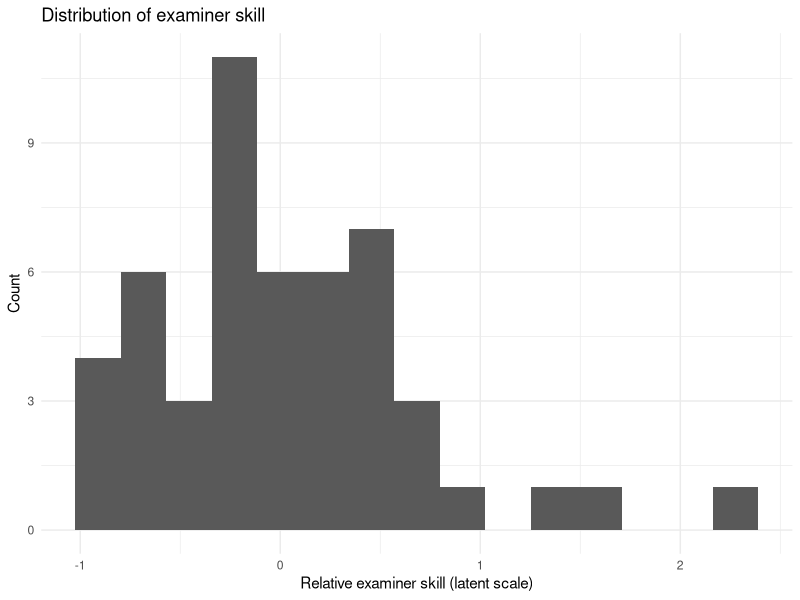
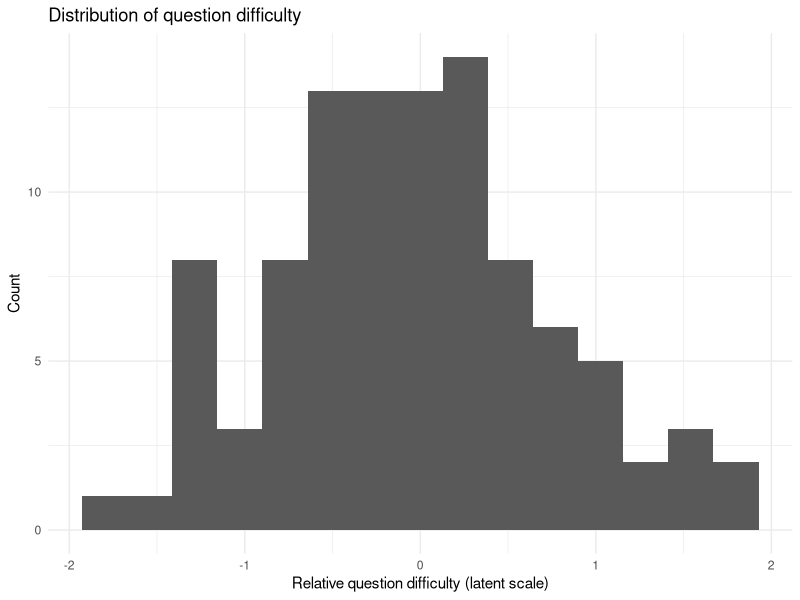
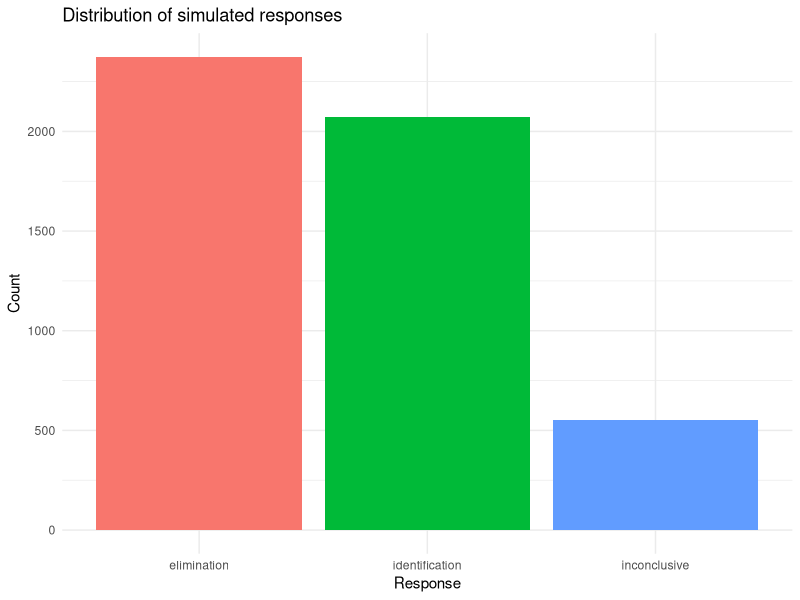
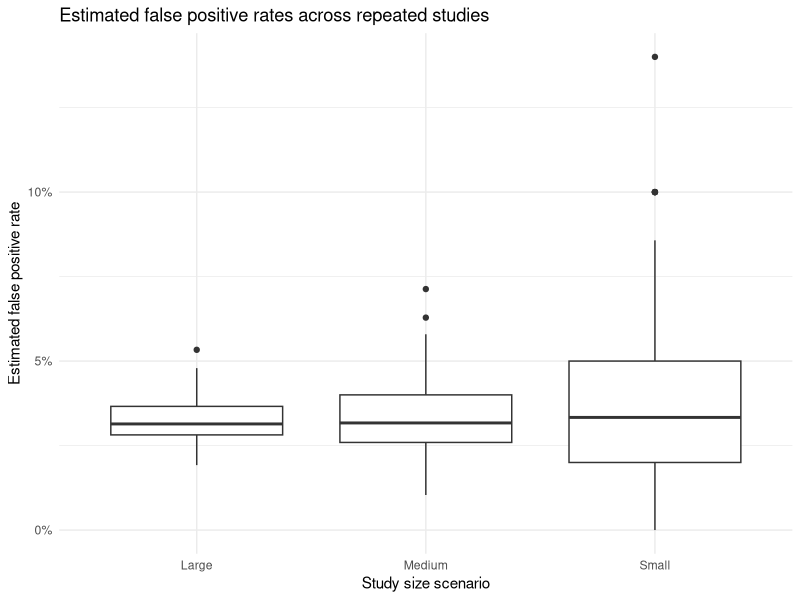
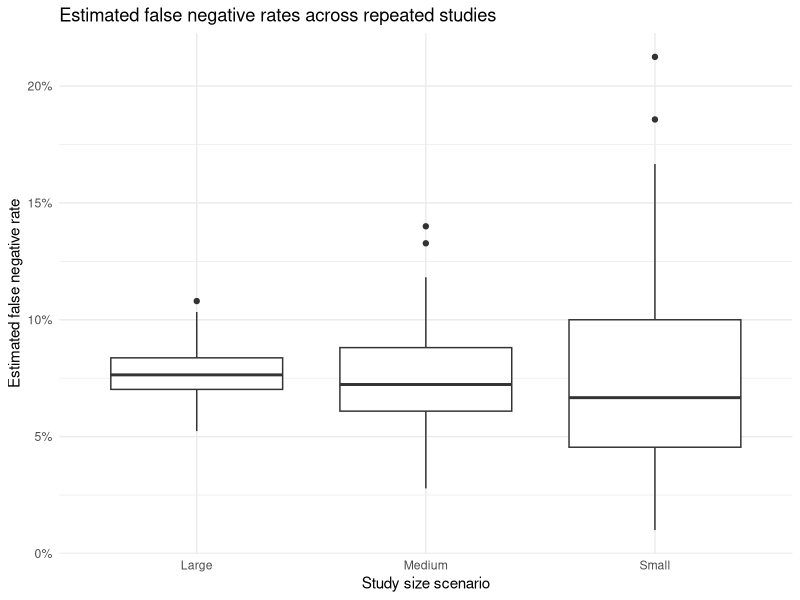
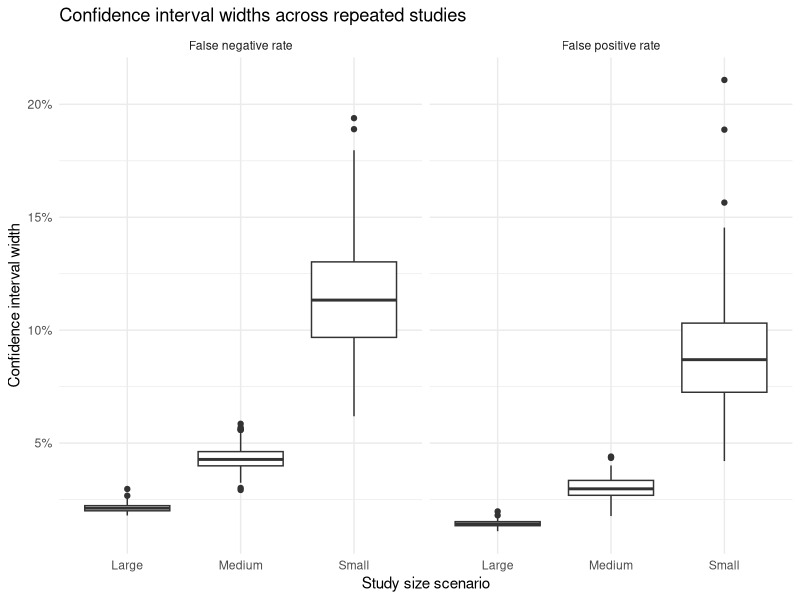

These figures' R source, in order:
## ---- chunk 1
# Preamble
list.of.packages <- c("tidyverse", "ggthemes")
new.packages <- list.of.packages[!(list.of.packages %in% installed.packages()[,"Package"])]
if(length(new.packages)) install.packages(new.packages)

library(dplyr)
library(tidyr)
library(purrr)
library(ggplot2)
## ---- chunk 2
set.seed(123)

# Parameters
n_examiners <- 50
n_comparisons <- 100
match_rate <- 0.5  # 50% same-source comparisons

# Baseline response probabilities
false_positive_rate <- 0.02
false_negative_rate <- 0.05
inconclusive_rate <- 0.1

# Heterogeneity parameters
examiner_sd <- 0.7
question_sd <- 0.8
## ---- chunk 3
comparison_set <- tibble(
  question_id = 1:n_comparisons,
  ground_truth = rbinom(n_comparisons, 1, match_rate),
  question_difficulty = rnorm(n_comparisons, mean = 0, sd = question_sd)
)
## ---- chunk 4
examiner_panel <- tibble(
  examiner_id = paste0("E", 1:n_examiners),
  examiner_skill = rnorm(n_examiners, mean = 0, sd = examiner_sd),
  examiner_inconclusive_tendency = rnorm(n_examiners, mean = 0, sd = examiner_sd / 2)
)
## ---- chunk 5
sim_test <- tidyr::crossing(examiner_panel, comparison_set) %>%
  mutate(
    ground_truth_label = if_else(ground_truth == 1, "same-source", "different-source"),
    decision_challenge = question_difficulty - examiner_skill
  ) %>%
  arrange(examiner_id, question_id)
## ---- chunk 6
head(sim_test)
dim(sim_test) # there are 50 examiners, with 100 questions each, for 5000 total responses
## ---- chunk 7
# Response model for a single examiner-comparison pair.
simulate_response <- function(ground_truth,
                              decision_challenge,
                              examiner_inconclusive_tendency,
                              false_positive_rate,
                              false_negative_rate,
                              inconclusive_rate) {
  if (ground_truth == 1) {
    error_probability <- plogis(qlogis(false_negative_rate) + decision_challenge)
  } else {
    error_probability <- plogis(qlogis(false_positive_rate) + decision_challenge)
  }

  inconclusive_probability <- plogis(
    qlogis(inconclusive_rate) +
      0.5 * decision_challenge +
      examiner_inconclusive_tendency
  )

  total_probability <- error_probability + inconclusive_probability

  if (total_probability >= 0.95) {
    scaling_factor <- 0.95 / total_probability
    error_probability <- error_probability * scaling_factor
    inconclusive_probability <- inconclusive_probability * scaling_factor
  }

  p <- runif(1)

  if (ground_truth == 1) {
    if (p < error_probability) {
      "elimination"
    } else if (p < error_probability + inconclusive_probability) {
      "inconclusive"
    } else {
      "identification"
    }
  } else {
    if (p < error_probability) {
      "identification"
    } else if (p < error_probability + inconclusive_probability) {
      "inconclusive"
    } else {
      "elimination"
    }
  }
}
## ---- chunk 8
sim_data <- sim_test %>%
  mutate(
    response = purrr::pmap_chr(
      list(
        ground_truth = ground_truth,
        decision_challenge = decision_challenge,
        examiner_inconclusive_tendency = examiner_inconclusive_tendency
      ),
      simulate_response,
      false_positive_rate = false_positive_rate,
      false_negative_rate = false_negative_rate,
      inconclusive_rate = inconclusive_rate
    )
  )
## ---- chunk 9
sim_data_preview <- sim_data %>%
  filter(examiner_id %in% paste0("E", 1:3)) %>%
  group_by(examiner_id) %>%
  slice_head(n = 6) %>%
  ungroup() %>%
  select(
    examiner_id,
    question_id,
    ground_truth_label,
    question_difficulty,
    examiner_skill,
    decision_challenge,
    response
  ) %>%
  mutate(
    question_difficulty = round(question_difficulty, 2),
    examiner_skill = round(examiner_skill, 2),
    decision_challenge = round(decision_challenge, 2)
  )

knitr::kable(
  sim_data_preview,
  col.names = c(
    "Examiner",
    "Question",
    "Truth",
    "Question difficulty",
    "Examiner skill",
    "Decision challenge",
    "Response"
  ),
  align = c("l", "r", "l", "r", "r", "r", "l")
)
## ---- chunk 10
sim_data_summary <- tibble(
  quantity = c(
    "Rows in simulated dataset",
    "Examiners",
    "Questions",
    "Same-source comparisons",
    "Different-source comparisons",
    "Identification responses",
    "Elimination responses",
    "Inconclusive responses",
    "Mean examiner skill",
    "Mean question difficulty",
    "Mean decision challenge"
  ),
  value = c(
    nrow(sim_data),
    n_distinct(sim_data$examiner_id),
    n_distinct(sim_data$question_id),
    mean(sim_data$ground_truth == 1),
    mean(sim_data$ground_truth == 0),
    mean(sim_data$response == "identification"),
    mean(sim_data$response == "elimination"),
    mean(sim_data$response == "inconclusive"),
    mean(sim_data$examiner_skill),
    mean(sim_data$question_difficulty),
    mean(sim_data$decision_challenge)
  )
) %>%
  mutate(
    value = case_when(
      quantity %in% c(
        "Rows in simulated dataset",
        "Examiners",
        "Questions"
      ) ~ as.character(round(value, 0)),
      grepl("Mean", quantity) ~ sprintf("%.2f", value),
      TRUE ~ scales::percent(value, accuracy = 0.1)
    )
  )

sim_data_summary
## ---- chunk 11
ggplot(examiner_panel, aes(x = examiner_skill)) +
  geom_histogram(bins = 15) +
  labs(
    title = "Distribution of examiner skill",
    x = "Relative examiner skill (latent scale)",
    y = "Count"
  ) +
  theme_minimal()
## ---- chunk 12
ggplot(comparison_set, aes(x = question_difficulty)) +
  geom_histogram(bins = 15) +
  labs(
    title = "Distribution of question difficulty",
    x = "Relative question difficulty (latent scale)",
    y = "Count"
  ) +
  theme_minimal()
## ---- chunk 13
sim_data %>%
  count(response) %>%
  ggplot(aes(x = response, y = n, fill = response)) +
  geom_col(show.legend = FALSE) +
  labs(
    title = "Distribution of simulated responses",
    x = "Response",
    y = "Count"
  ) +
  theme_minimal()
## ---- chunk 14
question_level_metrics <- sim_data %>%
  mutate(
    correct = case_when(
      ground_truth == 1 & response == "identification" ~ TRUE,
      ground_truth == 0 & response == "elimination" ~ TRUE,
      response == "inconclusive" ~ NA,
      TRUE ~ FALSE
    ),
    is_inconclusive = response == "inconclusive",
    is_fp = response == "identification" & ground_truth == 0,
    is_fn = response == "elimination" & ground_truth == 1,
    is_tp = response == "identification" & ground_truth == 1,
    is_tn = response == "elimination" & ground_truth == 0
  )

# Preview of metrics for each comparison
head(question_level_metrics)

## ---- chunk 15
# Summarizing performance by examiner.
examiner_performance <- question_level_metrics %>%
  group_by(examiner_id) %>%
  summarise(
    n_comparisons = n(),
    accuracy = mean(correct, na.rm = TRUE),
    inconclusive_rate = mean(is_inconclusive, na.rm = TRUE),
    false_positive_rate = mean(is_fp, na.rm = TRUE),
    false_negative_rate = mean(is_fn, na.rm = TRUE),
    true_positive_rate = mean(is_tp, na.rm = TRUE),
    true_negative_rate = mean(is_tn, na.rm = TRUE),
    .groups = "drop"
  )

# Preview the summarized data by examiner
head(examiner_performance)
## ---- chunk 16
# Summarizing performance across all examiners
overall_summary <- examiner_performance %>%
  summarise(
    mean_accuracy = mean(accuracy, na.rm = TRUE),
    mean_inconclusive_rate = mean(inconclusive_rate, na.rm = TRUE),
    mean_false_positive_rate = mean(false_positive_rate, na.rm = TRUE),
    mean_false_negative_rate = mean(false_negative_rate, na.rm = TRUE),
    mean_true_positive_rate = mean(true_positive_rate, na.rm = TRUE),
    mean_true_negative_rate = mean(true_negative_rate, na.rm = TRUE)
  )

# Preview the overall summary
overall_summary
## ---- chunk 17
simulate_study <- function(n_examiners, n_comparisons) {
  comparison_set <- tibble(
    question_id = 1:n_comparisons,
    ground_truth = rbinom(n_comparisons, 1, match_rate),
    question_difficulty = rnorm(n_comparisons, mean = 0, sd = question_sd)
  )

  examiner_panel <- tibble(
    examiner_id = paste0("E", 1:n_examiners),
    examiner_skill = rnorm(n_examiners, mean = 0, sd = examiner_sd),
    examiner_inconclusive_tendency = rnorm(n_examiners, mean = 0, sd = examiner_sd / 2)
  )

  sim_test <- tidyr::crossing(examiner_panel, comparison_set) %>%
    mutate(
      decision_challenge = question_difficulty - examiner_skill
    )

  sim_test %>%
    mutate(
      response = purrr::pmap_chr(
        list(
          ground_truth = ground_truth,
          decision_challenge = decision_challenge,
          examiner_inconclusive_tendency = examiner_inconclusive_tendency
        ),
        simulate_response,
        false_positive_rate = false_positive_rate,
        false_negative_rate = false_negative_rate,
        inconclusive_rate = inconclusive_rate
      )
    )
}
## ---- chunk 18
summarize_study <- function(study_data) {
  nonmatch_total <- sum(study_data$ground_truth == 0)
  match_total <- sum(study_data$ground_truth == 1)

  false_positives <- sum(study_data$response == "identification" & study_data$ground_truth == 0)
  false_negatives <- sum(study_data$response == "elimination" & study_data$ground_truth == 1)
  inconclusives <- sum(study_data$response == "inconclusive")

  fpr <- false_positives / nonmatch_total
  fnr <- false_negatives / match_total
  inconclusive_rate_study <- inconclusives / nrow(study_data)

  fpr_ci <- prop.test(false_positives, nonmatch_total)$conf.int
  fnr_ci <- prop.test(false_negatives, match_total)$conf.int

  tibble(
    fpr = fpr,
    fnr = fnr,
    inconclusive_rate = inconclusive_rate_study,
    fpr_ci_width = diff(fpr_ci),
    fnr_ci_width = diff(fnr_ci),
    zero_false_positives = false_positives == 0,
    nonmatch_total = nonmatch_total,
    match_total = match_total
  )
}
## ---- chunk 19
sample_size_scenarios <- tribble(
  ~scenario, ~n_examiners, ~n_comparisons,
  "Small", 10, 20,
  "Medium", 25, 50,
  "Large", 50, 100
)
## ---- chunk 20
set.seed(456)

n_replications <- 200

sample_size_results <- sample_size_scenarios %>%
  mutate(
    results = purrr::map2(
      n_examiners,
      n_comparisons,
      function(n_examiners, n_comparisons) {
        purrr::map_dfr(
          1:n_replications,
          function(replicate_id) {
            simulate_study(n_examiners, n_comparisons) %>%
              summarize_study() %>%
              mutate(replicate_id = replicate_id)
          }
        )
      }
    )
  ) %>%
  select(scenario, n_examiners, n_comparisons, results) %>%
  tidyr::unnest(results)
## ---- chunk 21
sample_size_summary <- sample_size_results %>%
  group_by(scenario, n_examiners, n_comparisons) %>%
  summarise(
    mean_fpr = mean(fpr),
    sd_fpr = sd(fpr),
    mean_fnr = mean(fnr),
    sd_fnr = sd(fnr),
    mean_fpr_ci_width = mean(fpr_ci_width),
    mean_fnr_ci_width = mean(fnr_ci_width),
    proportion_zero_false_positives = mean(zero_false_positives),
    .groups = "drop"
  ) %>%
  mutate(
    mean_fpr = scales::percent(mean_fpr, accuracy = 0.1),
    sd_fpr = scales::percent(sd_fpr, accuracy = 0.1),
    mean_fnr = scales::percent(mean_fnr, accuracy = 0.1),
    sd_fnr = scales::percent(sd_fnr, accuracy = 0.1),
    mean_fpr_ci_width = scales::percent(mean_fpr_ci_width, accuracy = 0.1),
    mean_fnr_ci_width = scales::percent(mean_fnr_ci_width, accuracy = 0.1),
    proportion_zero_false_positives = scales::percent(proportion_zero_false_positives, accuracy = 0.1)
  )

knitr::kable(
  sample_size_summary,
  col.names = c(
    "Scenario",
    "Examiners",
    "Comparisons",
    "Mean FPR",
    "SD of FPR",
    "Mean FNR",
    "SD of FNR",
    "Mean FPR CI width",
    "Mean FNR CI width",
    "Studies with zero observed false positives"
  )
)
## ---- chunk 22
ggplot(sample_size_results, aes(x = scenario, y = fpr)) +
  geom_boxplot() +
  labs(
    title = "Estimated false positive rates across repeated studies",
    x = "Study size scenario",
    y = "Estimated false positive rate"
  ) +
  scale_y_continuous(labels = scales::percent_format(accuracy = 1)) +
  theme_minimal()
## ---- chunk 23
ggplot(sample_size_results, aes(x = scenario, y = fnr)) +
  geom_boxplot() +
  labs(
    title = "Estimated false negative rates across repeated studies",
    x = "Study size scenario",
    y = "Estimated false negative rate"
  ) +
  scale_y_continuous(labels = scales::percent_format(accuracy = 1)) +
  theme_minimal()
## ---- chunk 24
sample_size_results %>%
  select(scenario, fpr_ci_width, fnr_ci_width) %>%
  pivot_longer(
    cols = c(fpr_ci_width, fnr_ci_width),
    names_to = "metric",
    values_to = "ci_width"
  ) %>%
  mutate(
    metric = recode(
      metric,
      fpr_ci_width = "False positive rate",
      fnr_ci_width = "False negative rate"
    )
  ) %>%
  ggplot(aes(x = scenario, y = ci_width)) +
  geom_boxplot() +
  facet_wrap(~ metric) +
  labs(
    title = "Confidence interval widths across repeated studies",
    x = "Study size scenario",
    y = "Confidence interval width"
  ) +
  scale_y_continuous(labels = scales::percent_format(accuracy = 1)) +
  theme_minimal()
